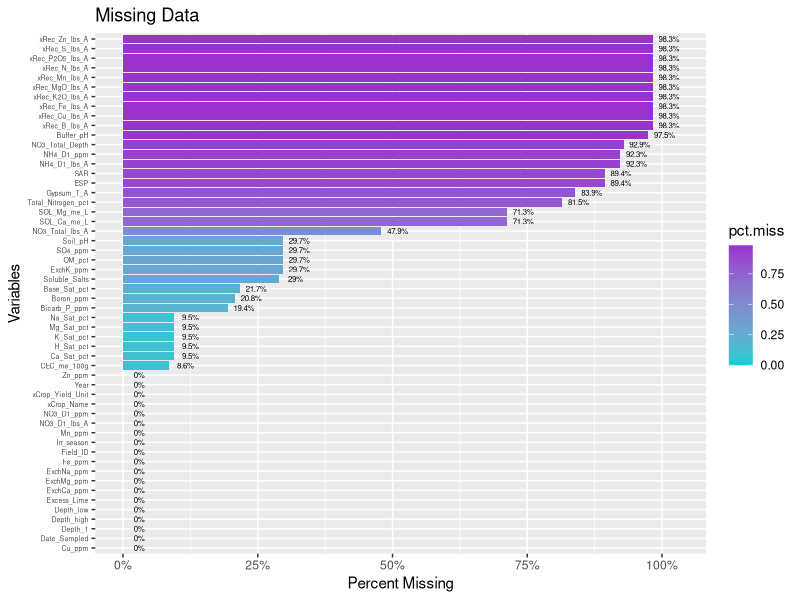
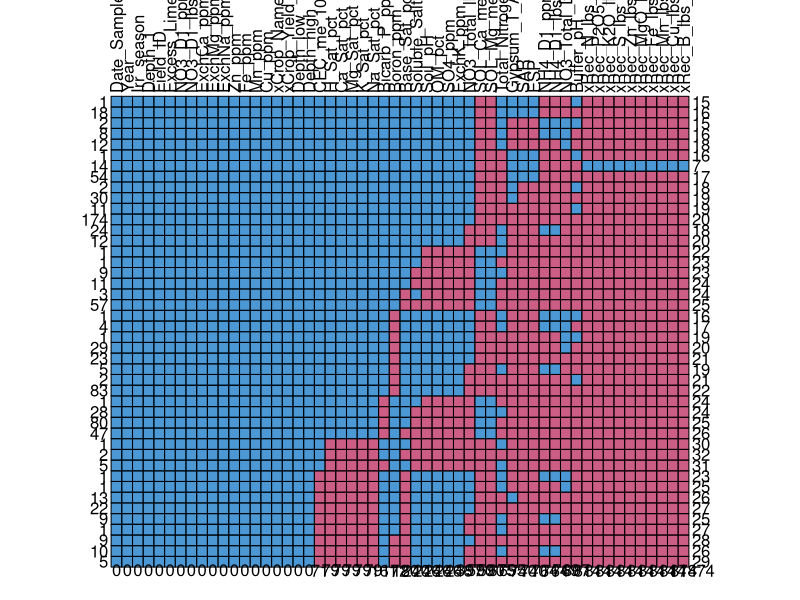
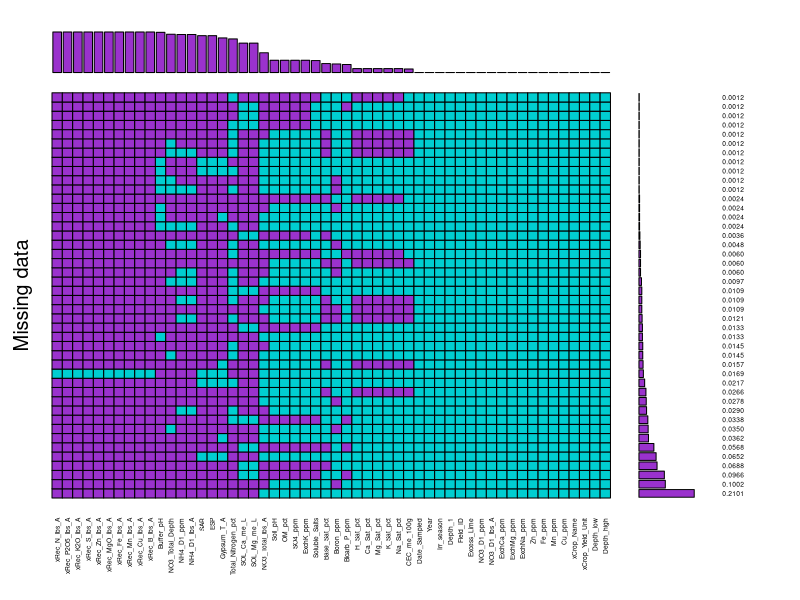
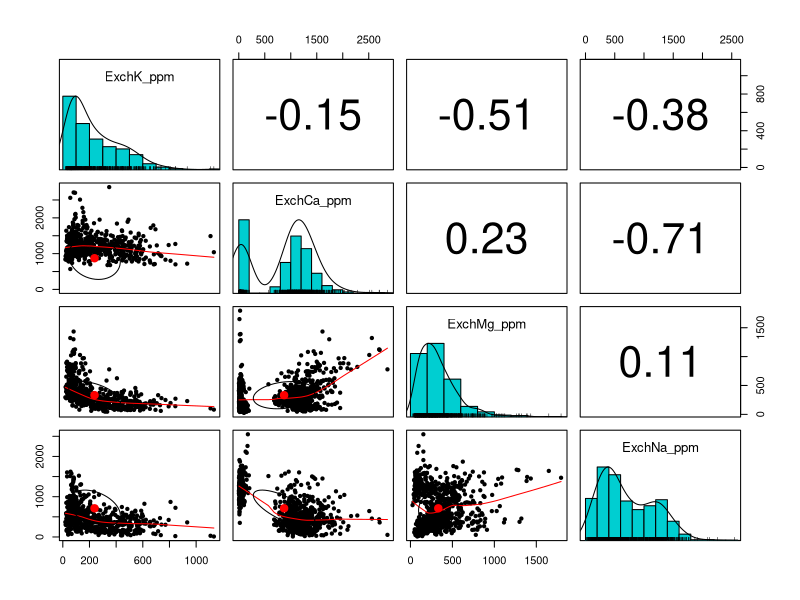
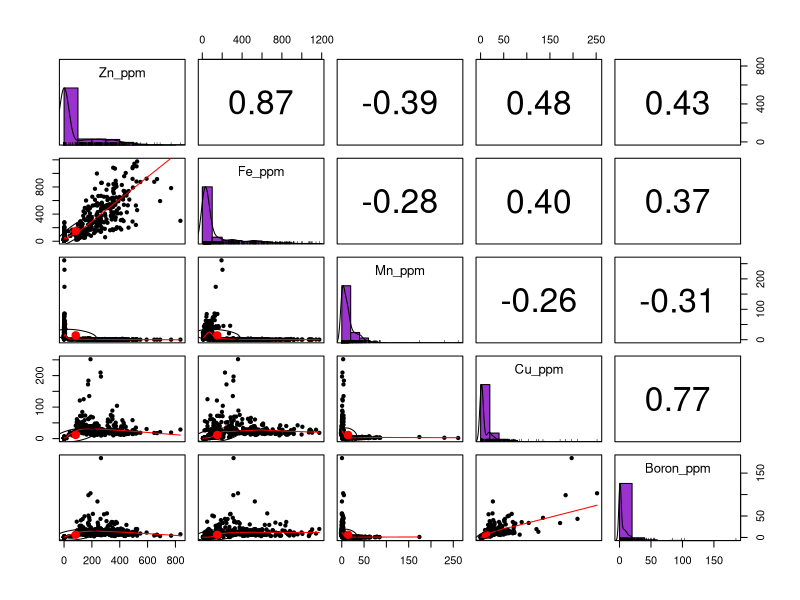
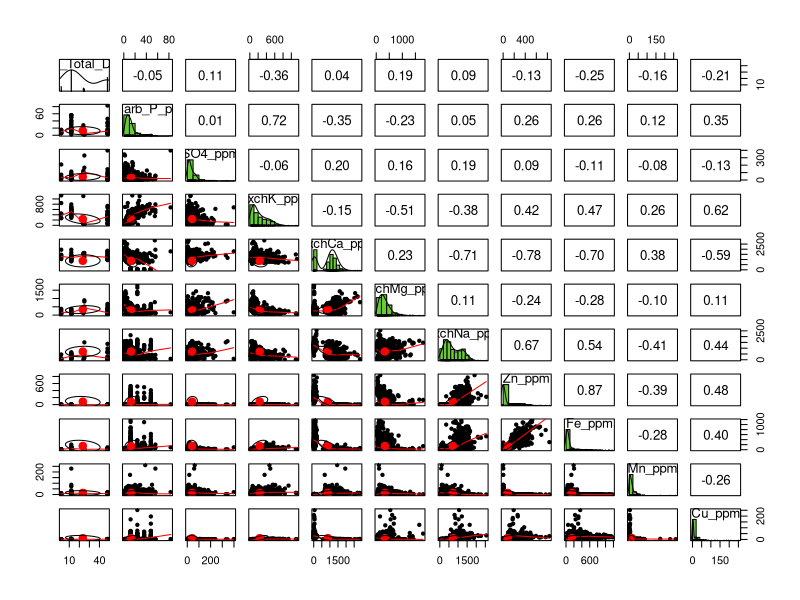
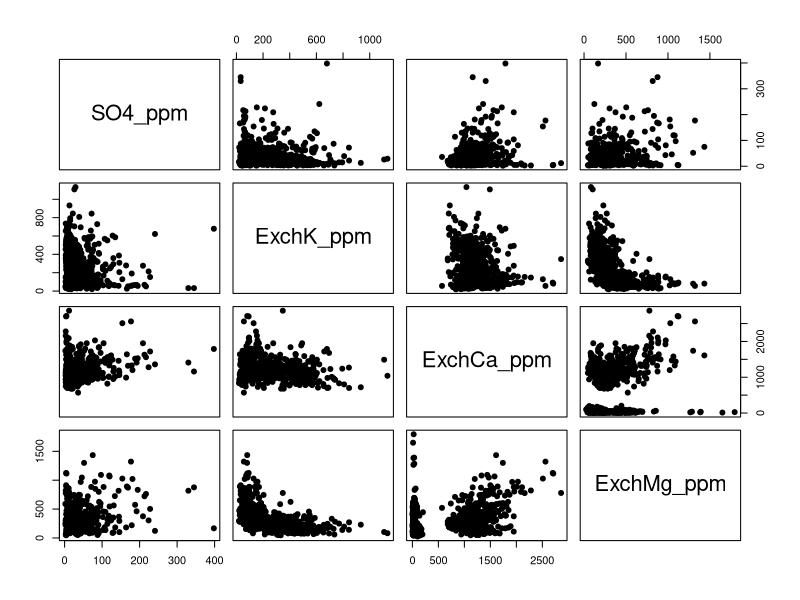
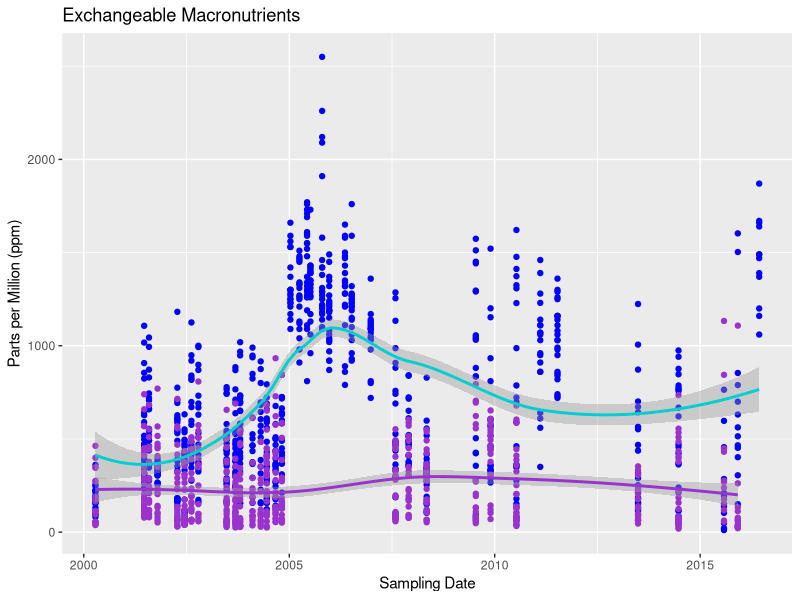

The R source for these figures, in order:
## ---- chunk 1
library(tidyverse)
## ---- chunk 2
df <- read.csv("./data/pcp_soil_data/PCP-R-ready.csv")
## ---- chunk 3
df2 <- df[, colSums(is.na(df)) != nrow(df)]
## ---- chunk 4
df3 <- df2 %>% select("Date_Sampled","Year","Irr_season", "Depth_1", "Field_ID", "Soil_pH", "Buffer_pH", "Excess_Lime", "Soluble_Salts", "OM_pct", "NO3_D1_ppm", "NO3_D1_lbs_A", "NO3_Total_lbs_A", "NO3_Total_Depth", "Bicarb_P_ppm", "SO4_ppm", "ExchK_ppm", "ExchCa_ppm", "ExchMg_ppm", "ExchNa_ppm", "Zn_ppm", "Fe_ppm", "Mn_ppm", 'Cu_ppm', "Boron_ppm", "CEC_me_100g", "Base_Sat_pct", "H_Sat_pct", "Ca_Sat_pct", "Mg_Sat_pct", "K_Sat_pct", "Na_Sat_pct", "SOL_Ca_me_L", "SOL_Mg_me_L", "SAR", "ESP", "Gypsum_T_A", "NH4_D1_ppm", "NH4_D1_lbs_A", "Total_Nitrogen_pct", "xCrop_Name", "xCrop_Yield_Unit", "xRec_N_lbs_A", "xRec_P2O5_lbs_A", "xRec_K2O_lbs_A", "xRec_S_lbs_A", "xRec_Zn_lbs_A", "xRec_MgO_lbs_A", "xRec_Fe_lbs_A", "xRec_Mn_lbs_A", "xRec_Cu_lbs_A", "xRec_B_lbs_A")

## ---- chunk 5

## ---- chunk 6

library(lubridate)

## set Date_Sampled from factor to Date
df3$Date_Sampled <- mdy(as.character(df3$Date_Sampled))

df3 <- data.frame(df3)
## set empty xCrop_Name to factor level to NA  datatype

## convert xCrop_yield_Unit

## ---- chunk 7
low <- c()
high <- c()
for(i in 1:length(df3$Depth_1)){
  low <- c(low, strsplit(as.character(df3$Depth_1), "-")[[i]][1])
  high <- c(high, strsplit(as.character(df3$Depth_1), "-")[[i]][2])
}
df3$Depth_low <- low
df3$Depth_high <- high
## ---- chunk 8
glimpse(head(df3))
## ---- chunk 9
prop.miss <- apply(df3, 2, function(x) round(sum(is.na(x))/NROW(x),4))
prop.miss
## ---- chunk 10
pmpv <- data.frame(variable = names(df3), pct.miss=prop.miss)

## ---- chunk 11
ggplot(pmpv, aes(x= reorder(variable, pct.miss), y=pct.miss, fill=pct.miss)) +
  geom_bar(stat="identity") + 
  ggtitle("Missing Data") +
  ylab("Percent Missing") + 
  xlab("Variables") +
  scale_y_continuous(labels=scales::percent, limits=c(0,1.03)) + 
  geom_text(data=pmpv, aes(label=paste0(round(pct.miss*100,1),"%"), y=pct.miss+.03), size=2) +
  coord_flip() +
  theme(axis.text.y = element_text(size=5)) +
  scale_fill_gradient(low="darkturquoise",high="darkorchid3")
  
## ---- chunk 12
library(mice)
md.pattern(df3, rotate.names = TRUE)
## ---- chunk 13
library(VIM)
## ---- chunk 14
aggr(df3, col=c('darkturquoise','darkorchid3'),
              numbers=TRUE, sortVars=TRUE, prop=TRUE,border=TRUE, combined=TRUE,
              labels=names(df3), cex.axis=.4, cex.numbers=.4, varheight=FALSE,
              gap=0, ylab=c("Missing data","Pattern"))
## ---- chunk 15
library(psych)
## ---- chunk 16
## Correlation matrix betwen Macronutrients

pairs.panels(df3[,17:20],
             method="pearson",
             hist.col="#00ced1",
             density=TRUE,
             ellipses = TRUE,
             cex.labels = 1.2,
             )
## ---- chunk 17
# Correation Matrix between micronutrients 

pairs.panels(df3[,21:25],
             method="pearson",
             hist.col="#9a32cd",
             density=TRUE,
             ellipses = TRUE,
             cex.labels = 1.2,
             )
## ---- chunk 18
# Correation Matrix between micronutrients 

pairs.panels(df3[,14:24],
             method="pearson",
             hist.col="#65cd32",
             density=TRUE,
             ellipses = TRUE,
             cex.labels = 1.2,
             )
## ---- chunk 19
pairs(df3[,16:19], pch=19)
## ---- chunk 20
ggplot(df3, aes(x=Date_Sampled)) + 
  geom_point(aes(y=ExchNa_ppm), color="blue") +
  geom_point(aes(y=ExchK_ppm), color="darkorchid3") +
  geom_smooth(aes(y=ExchNa_ppm), color="darkturquoise") +
  geom_smooth(aes(y=ExchK_ppm), color="darkorchid3") +
  labs(x="Sampling Date",y="Parts per Million (ppm)",title="Exchangeable Macronutrients")
## ---- chunk 21
ggplot(df3, aes(x=Date_Sampled)) + 
  geom_point(aes(y=Na_Sat_pct), color="blue") +
  geom_point(aes(y=K_Sat_pct), color="darkorchid3") +
  geom_smooth(aes(y=Na_Sat_pct), color="darkturquoise") +
  geom_smooth(aes(y=K_Sat_pct), color="darkorchid3") +
  labs(x="Sampling Date",y="Percent Saturation (%)",title="Exchangeable Macronutrients")
## ---- chunk 22
df4 <- df3 %>% select("Date_Sampled","Year","Irr_season", "Depth_1", "Field_ID", "Soil_pH", "Soluble_Salts", "OM_pct", "NO3_D1_ppm", "Bicarb_P_ppm", "SO4_ppm", "ExchK_ppm", "ExchCa_ppm", "ExchMg_ppm", "ExchNa_ppm", "Zn_ppm", "Fe_ppm", "Mn_ppm", 'Cu_ppm', "Boron_ppm", "CEC_me_100g")



## ---- chunk 23
df4 <- mutate(df4, treatment = ifelse( Year < 2013, "Sodium","Potassium"))
df4$treatment <- as.factor(df4$treatment)

#sd_imp <- mutate(sd_imp, treatment = ifelse( Year < 2013, "Sodium","Potassium"))
#sd_imp$treatment <- as.factor(sd_imp$treatment)


## ---- chunk 24
## save working data set
saveRDS(df4, file = "./data/clean_soil_data.rds")

## save longer working data set  for other_scripts.
saveRDS(df3, file="./data/other_clean_soil_data.rds")

## ---- chunk 25
prop.miss4 <- apply(df4, 2, function(x) round(sum(is.na(x))/NROW(x),4))
prop.miss4


pmpv4 <- data.frame(variable = names(df4), pct.miss4=prop.miss4)

## ---- chunk 26
ggplot(pmpv4, aes(x= reorder(variable, pct.miss4), y=pct.miss4, fill=pct.miss4)) +
  geom_bar(stat="identity") + 
  ggtitle("Missing Data") +
  ylab("Percent Missing") + 
  xlab("Variables") +
  scale_y_continuous(labels=scales::percent, limits=c(0,1.03)) + 
  geom_text(data=pmpv4, aes(label=paste0(round(pct.miss4*100,1),"%"), y=pct.miss4+.03), size=2) +
  coord_flip() +
  theme(axis.text.y = element_text()) +
  scale_fill_gradient(low="darkturquoise",high="darkorchid3")
  
aggr(df4, col=c('darkturquoise','darkorchid3'),
              numbers=TRUE, sortVars=TRUE, prop=TRUE,border=TRUE, combined=TRUE,
              labels=names(df4), cex.axis=.4, cex.numbers=.5, varheight=FALSE,
              gap=0, ylab=c("Missing data","Pattern"))
